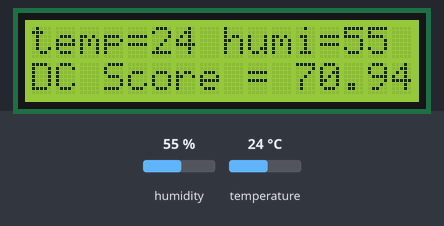
This sketch was run on a simulated Arduino Uno, built with avr-gcc and run on an emulated ATmega328P. On the bench: 16×2 character LCD. The inputs (shaded band) are chosen by the test bench; at power-on: humidity 55 %, temperature 24 °C. What the sketch prints to the serial monitor is not drawn.

Above: at 1.2 s.
1.3 s: humidity set to 22 %
At 2.6 s:
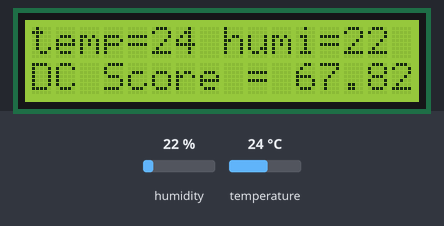
3.6 s: temperature set to 12 °C
At 5.4 s:
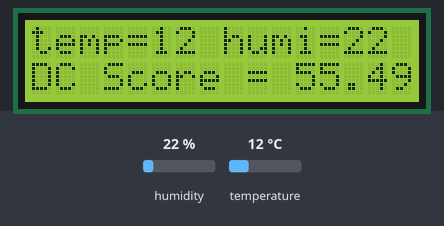
5.7 s: humidity set to 40 %
At 7.3 s:
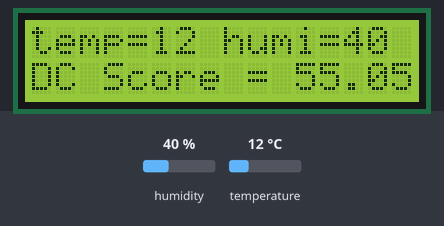
7.8 s: temperature set to 19 °C
At 9.0 s:
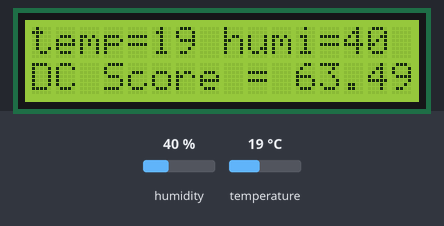
Timing chart, 0 to 10.8 s (numbered marks = the images above; inputs shaded):
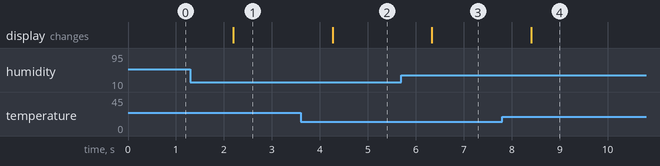

The sketch:

LCD_Temp_Humi_DCScore.ino
```cpp
#include <SimpleDHT.h>
#include <LiquidCrystal_I2C.h>

int DHT_Pin = 9;
SimpleDHT11 dht11(DHT_Pin);
byte temp = 0;
byte humi = 0;
float dIndex = 0;

LiquidCrystal_I2C lcd (0x27,16,2);

void setup() {
  // put your setup code here, to run once:
  lcd.init();
  lcd.backlight();
  lcd.setCursor(0,0);
  lcd.print("temp=");
  lcd.setCursor(8,0);
  lcd.print("humi=");
  lcd.setCursor(0,1);
  lcd.print("DC Score = ");
  Serial.begin(9600);

}

void loop() {
  // put your main code here, to run repeatedly:
int err = dht11.read(&temp,&humi,NULL);
if (err != SimpleDHTErrSuccess){
  Serial.print("Read DHT11 Failed, err =");
  Serial.println(err);
  delay(1000);
  return;
}
dIndex = DIndex(temp,humi);
Serial.print("Sample OK : ");
Serial.print((int)temp); Serial.print(" *C, ");
Serial.print((int)humi); Serial.print(" H,  ");
Serial.print(dIndex); Serial.println("(Discomfort score)");
  lcd.setCursor(5,0);
  lcd.print((int)temp);
  lcd.setCursor(13,0);
  lcd.print((int)humi);
  lcd.setCursor(11, 1);
  lcd.print(dIndex);

delay(1000);

}

float DIndex(float t, float h){
  return (1.8f*t)-(0.55*(1-h/100.0f)*(1.8f*t-26))+32;
}
```

Measured:
- after the input at 1.3 s, the display: changes after 0.89 s (image 1)
- after the input at 3.6 s, the display: changes after 0.67 s (image 2)
- after the input at 5.7 s, the display: changes after 0.64 s (image 3)
- after the input at 7.8 s, the display: changes after 0.61 s (image 4)
